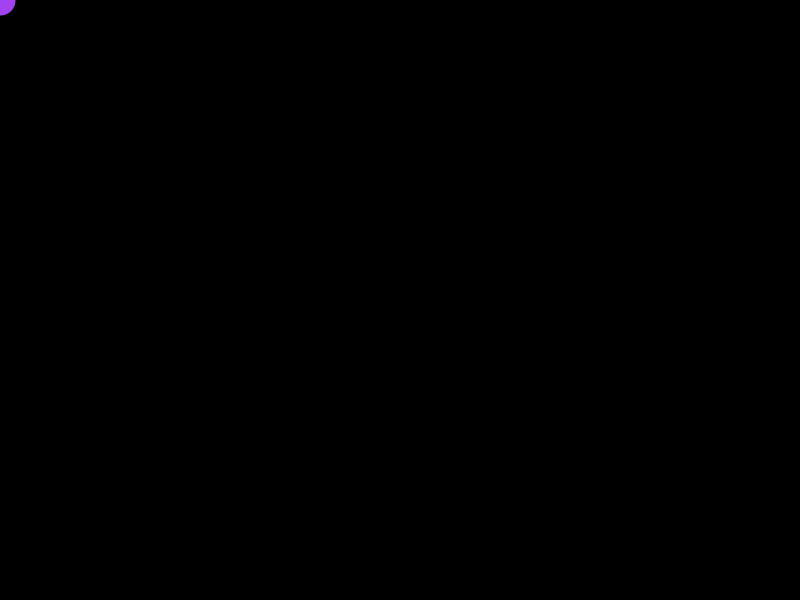
Frame 1 (no input)
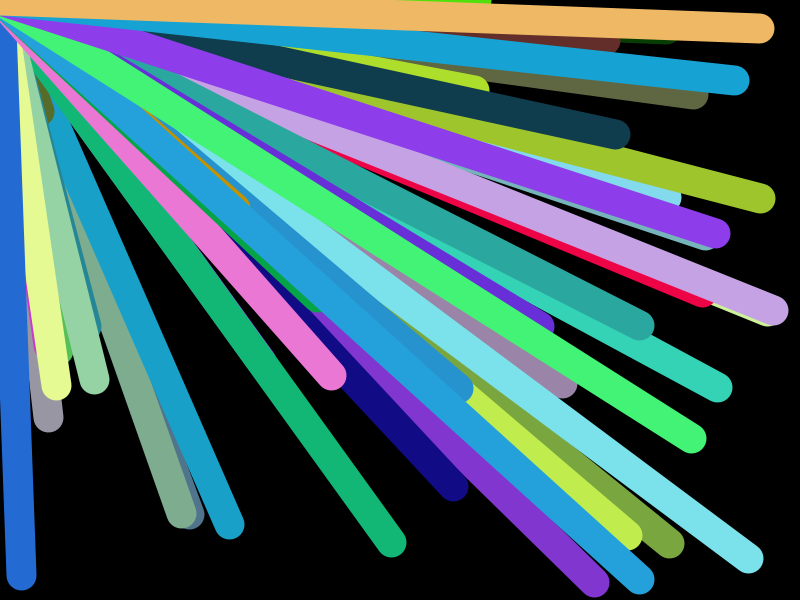
Frame 60 (the mouse pressed at the canvas centre just before this capture)
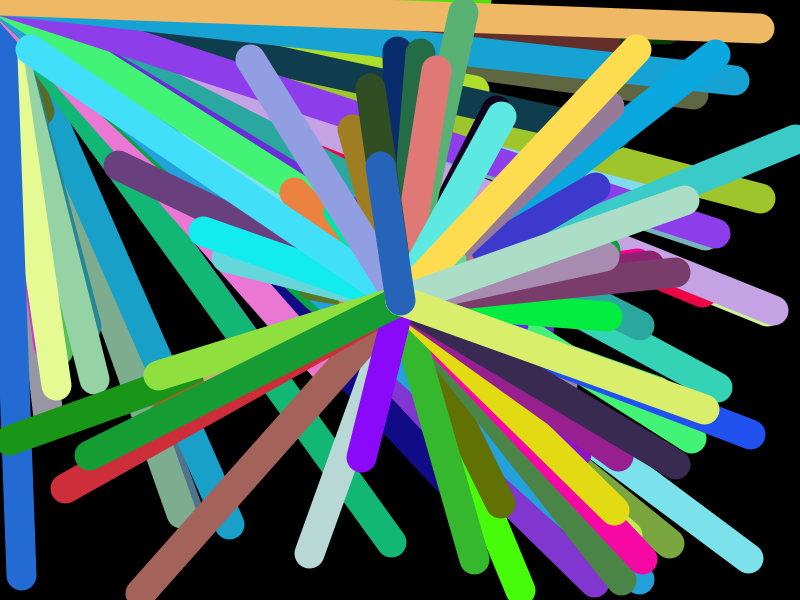
Frame 120 (the mouse held since frame 60 and released just before this capture)

The Processing sketch that drew these frames (run headless with seeded random() and noise(); from frame 60 on, the mouse is pressed at the canvas centre):

// Processing sketch: processing_143071
// ── processing_143071.pde

float x; float y;
 
void setup()
{
  size(800,600);
  background(0);
  smooth();
  colorMode(RGB,3,3,3);
  noCursor();
}
 
void draw()
{
  noStroke();
  fill(0,0.2);
  rect(0,0,width,height);
   
  // line to draw
  stroke(random(3),random(3),random(3));
  strokeWeight(30);
  line(mouseX,mouseY,x,y);
   
  // radnom coordinates within the sketch window
  x=random(width);
  y=random(height);
}
